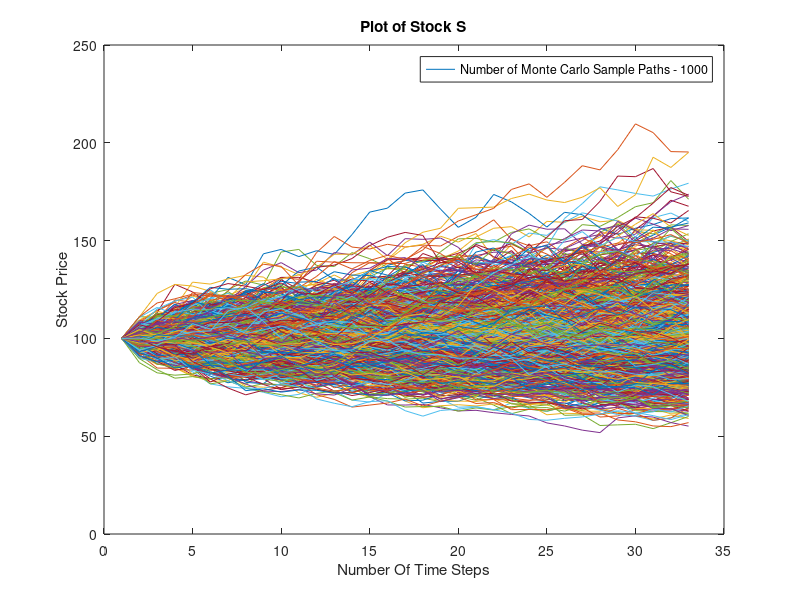

Write MATLAB code to recreate this figure.
S0 = 100; % Starting Price
r = 0.05; % Interest Rate
T = 1; % Call Option Maturity
n = 5; % Exponent in the number of time steps
N = 1000; % Number of Monte Carlo Sample Paths
mu = 0.02; % Asset Return
sigma = 0.2; % Volatility
K = 80; % Option Strike
c_price = blsprice(S0,K,r,T,sigma); % Black-Scholes call price

n_step = power(2, n); % Number Of Time Steps

time_step = T/n_step; %Time Step Size

time_disc = linspace(0, T, n_step+1); % Vector of 33 numbers evenly/linearly spaced numbers between 0 and 1 (both including)

dW = zeros(n_step+1, N);

dW(2:n_step+1, 1:N) = normrnd(0,1, [n_step, N])*sqrt(time_step);

W = cumsum(dW, 1);

time_grid = (time_disc.').*(ones(n_step+1,N)); % discretised time grid

increment =  sigma*W + (mu-0.5*sigma*sigma)*time_grid; % Black-Scholes Price Increment formula

ST = S0*exp(increment); % Black-Scholes Price Path

tm = ((T-time_disc).').*ones(n_step+1, N);

df_mat = exp(-r*time_grid); % discount factor

d1 = ((log((ST(1:n_step,1:N))./(K*exp(-r*tm(1:n_step,1:N))))-0.5*sigma*sigma*tm(1:n_step,1:N))./(sigma*sqrt(tm(1:n_step,1:N))));

delta = normcdf(d1);

price_diff = ST(2:n_step+1, 1:N).*df_mat(2:n_step+1, 1:N) - ST(1:n_step, 1:N).*df_mat(1:n_step, 1:N); % price difference between two consecutive values of discounted asset.

sum_holding = sum(delta.*price_diff, 1); % Final value of holding of the underlying asset.

X = exp(r*T)*sum_holding*c_price;

upayoff = (ST(end,1:N)-K);
payoff = upayoff.*(upayoff>0); % payoff from option exercise
PNL = X - payoff; % Profit and loss over Monte Carlo sample paths

% Plot of ST
plot(ST)

title('Plot of Stock S');
xlabel('Number Of Time Steps');
ylabel('Stock Price');
legend(['Number of Monte Carlo Sample Paths - ' num2str(N)])
